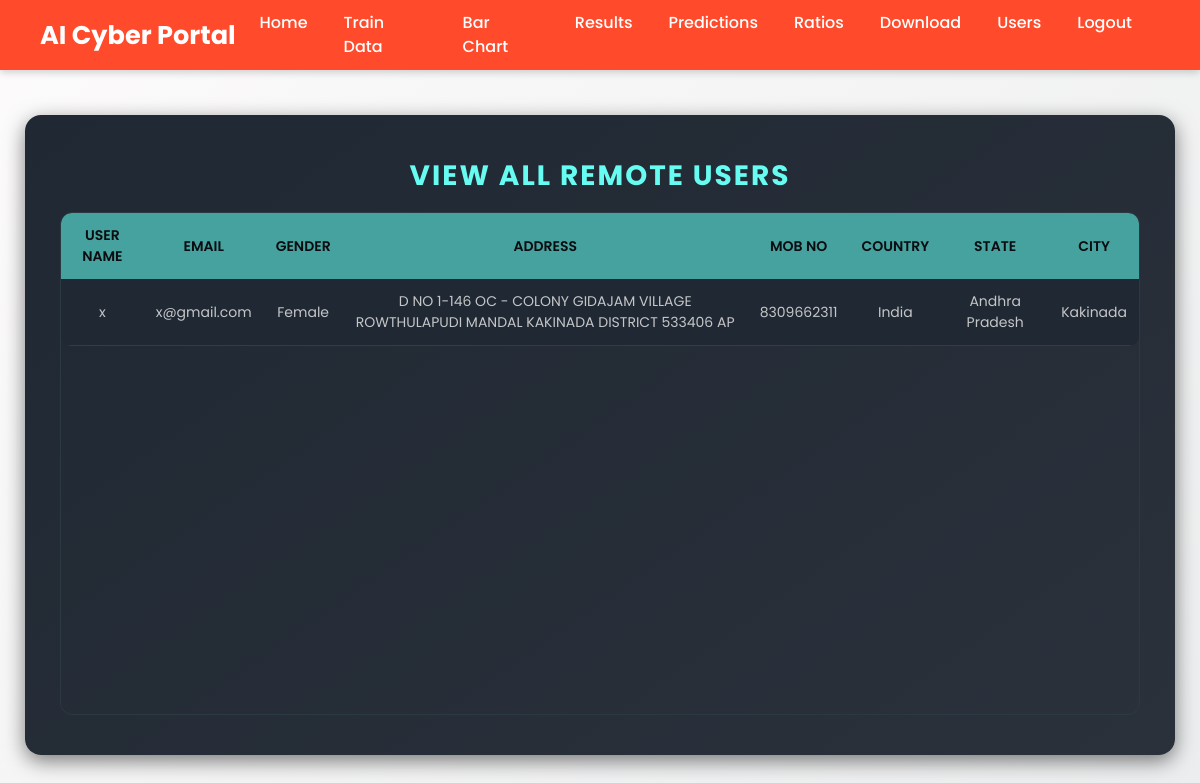
Page /View_Remote_Users/ on the earlier database version.
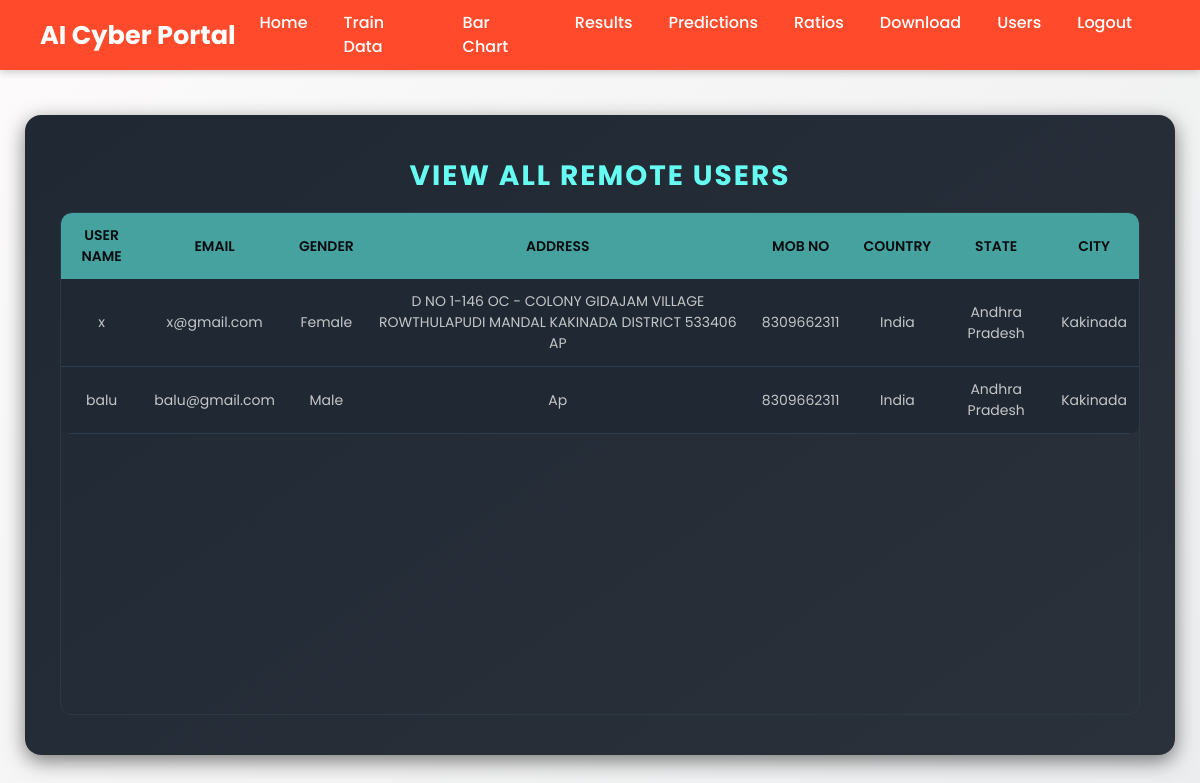
Same page on the later database version.
### Remote_User/models.py (models this page shows)
class ClientRegister_Model(models.Model):
    username = models.CharField(max_length=30)
    email = models.EmailField(max_length=30)
    password = models.CharField(max_length=10)
    phoneno = models.CharField(max_length=10)
    country = models.CharField(max_length=20)
    state = models.CharField(max_length=30)
    city = models.CharField(max_length=30)
    gender= models.CharField(max_length=10)
    address= models.CharField(max_length=20)

### Service_Provider/views.py (the view)
# urls.py: re_path(r'View_Remote_Users/$', serviceprovider.View_Remote_Users, name="View_Remote_Users"),
def View_Remote_Users(request):
    obj = ClientRegister_Model.objects.all()
    return render(request, 'SProvider/View_Remote_Users.html', {'objects': obj})

### Template/htmls/SProvider/View_Remote_Users.html (shortened to what this page needs)
{% extends 'SProvider/Header.html' %}
{% block researchblock %}
<body>
    <div class="container-fluid">
        <div class="container">
            <p id="title">View All Remote Users</p>
            <div class="table-container">
                <table>
                    <thead>
                        <tr>
                            <th>User Name</th>
                            <th>Email</th>
                            <th>Gender</th>
                            <th>Address</th>
                            <th>Mob No</th>
                            <th>Country</th>
                            <th>State</th>
                            <th>City</th>
                        </tr>
                    </thead>
                    <tbody>
                        {% for o in objects %}
                        <tr>
                            <td>{{ o.username }}</td>
                            <td>{{ o.email }}</td>
                            <td>{{ o.gender }}</td>
                            <td>{{ o.address }}</td>
                            <td>{{ o.phoneno }}</td>
                            <td>{{ o.country }}</td>
                            <td>{{ o.state }}</td>
                            <td>{{ o.city }}</td>
                        </tr>
                        {% empty %}
                        <tr>
                            <td colspan="8" style="color: #ff6666; font-weight: bold;">No Users Found</td>
                        </tr>
                        {% endfor %}
                    </tbody>
                </table>
            </div>
        </div>
    </div>
</body>
{% endblock %}

Differences in the rows shown:
added ClientRegister_Model: username "balu", email "balu@gmail.com", gender "Male", address "Ap", phoneno "8309662311", country "India", state "Andhra Pradesh", city "Kakinada"
